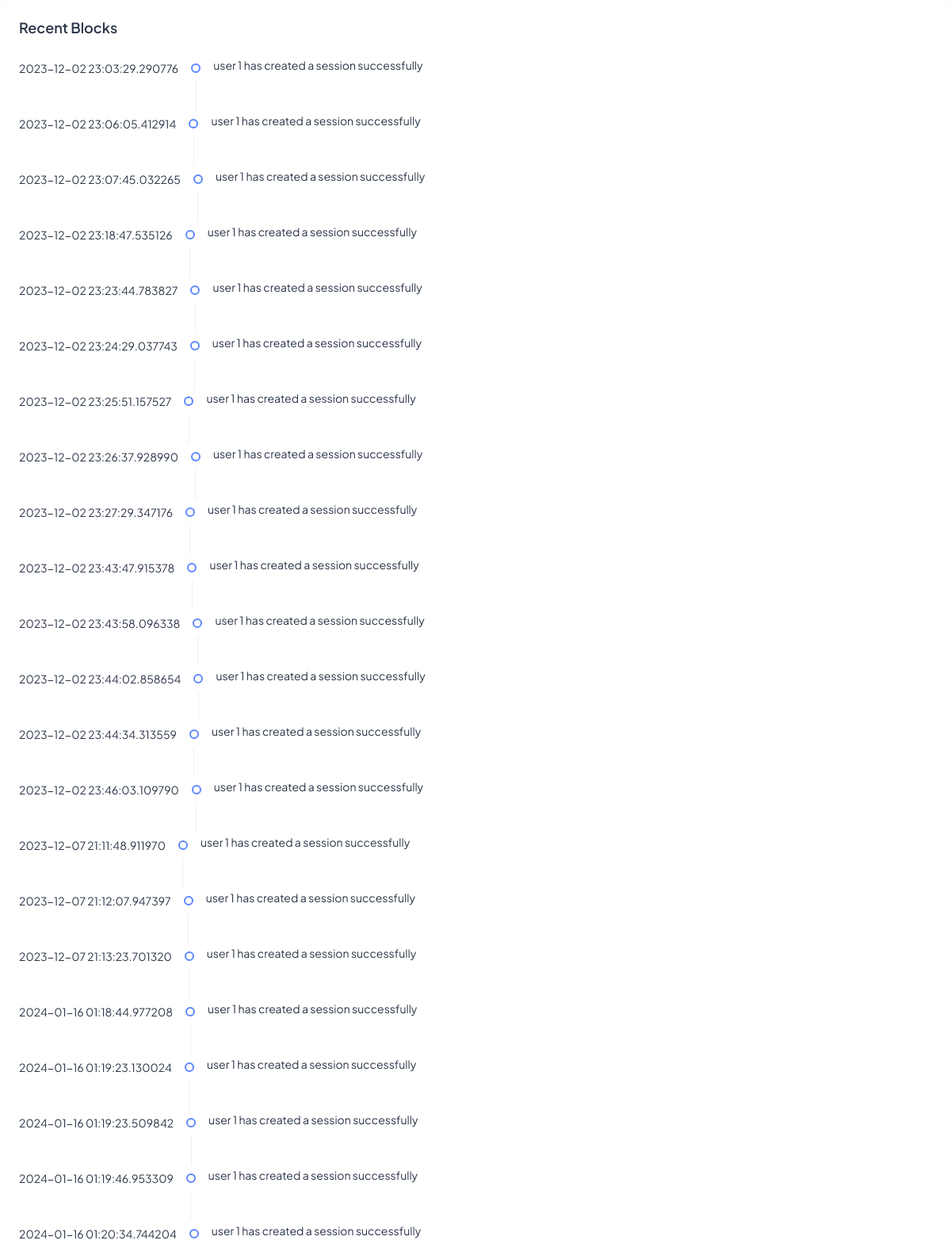
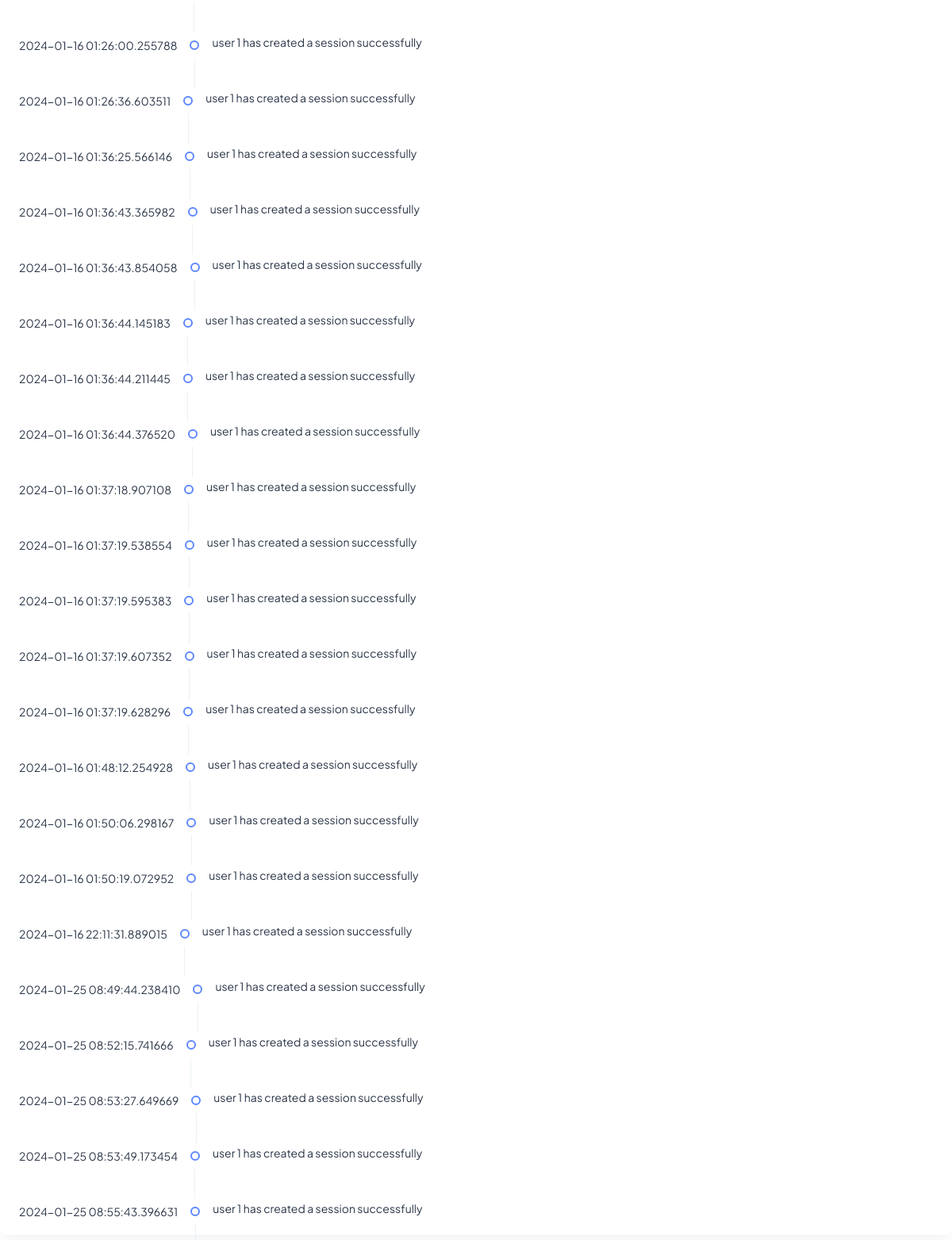
Page /admin/alerts (signed in) on the committed database (2 pictures, top to bottom).
### models.py (models this page shows)
class Alerts(db.Model):
    id = db.Column(db.Integer, primary_key=True)
    user_id = db.Column(db.Integer,nullable  =False)
    message = db.Column(db.String(255),nullable=False)
    time = db.Column(db.DateTime, nullable=False)

### views.py (the view)
@app.route('/admin/alerts', methods=["GET"])
@login_required
def alerts():
    is_admin()
    alerts = Alerts.query.filter().all()
    context = [{"time":alert.time,"message":Alerts.query.filter_by(user_id=alert.user_id).first().message} for alert in alerts]
    return render_template("admin/alerts.html",context=context)

### main.py (called while the page is built)
@app.before_request
def create_tables():
    db.create_all()

@login_manager.user_loader
def load_user(user_id):
    return models.User.query.get(int(user_id))

### views.py (called while the page is built)
def is_admin():
    if current_user.is_admin == True:
        return True
    else:
        return redirect(url_for("admin_page.admin_login"))

### templates/admin/alerts.html (shortened to what this page needs)
{% extends 'base.html' %}
{% block content %}
      <div class="card w-100">
        <div class="card-body p-4">
          <div class="mb-4">
            <h5 class="card-title fw-semibold">Recent Blocks</h5>
          </div>
          <ul class="timeline-widget mb-0 position-relative mb-n5">
            {% for alert in context %}
            <li class="timeline-item d-flex position-relative overflow-hidden">
              <div class="timeline-time text-dark flex-shrink-0 text-end">{{ alert.time }}</div>
              <div class="timeline-badge-wrap d-flex flex-column align-items-center">
                <span class="timeline-badge border-2 border border-primary flex-shrink-0 my-8"></span>
              </div>
              <div class="timeline-desc fs-3 text-dark mt-n1">{{ alert.message }}</div>
            </li>
            {% endfor %}
          </ul>
        </div>
      </div>
{% endblock %}

### templates/base.html (shortened to what this page needs)
<!doctype html>
<html lang="en">
<head>
  <link rel="stylesheet" href="/static/src/css/styles.min.css" />
</head>
<body>
    {% block content %}
    {% endblock %}
</body>
</html>

### rows in the picture
Alerts: time "2023-12-02 23:03:29.290776", message "user 1 has created a session successfully", time "2023-12-02 23:06:05.412914", time "2023-12-02 23:07:45.032265", time "2023-12-02 23:18:47.535126", time "2023-12-02 23:23:44.783827", time "2023-12-02 23:24:29.037743", time "2023-12-02 23:25:51.157527", time "2023-12-02 23:26:37.928990", time "2023-12-02 23:27:29.347176", time "2023-12-02 23:43:47.915378", time "2023-12-02 23:43:58.096338", time "2023-12-02 23:44:02.858654", time "2023-12-02 23:44:34.313559", time "2023-12-02 23:46:03.109790", time "2023-12-07 21:11:48.911970", time "2023-12-07 21:12:07.947397", time "2023-12-07 21:13:23.701320", time "2024-01-16 01:18:44.977208", time "2024-01-16 01:19:23.130024", time "2024-01-16 01:19:23.509842", time "2024-01-16 01:19:46.953309", time "2024-01-16 01:20:34.744204", time "2024-01-16 01:26:00.255788", time "2024-01-16 01:26:36.603511", time "2024-01-16 01:36:25.566146", time "2024-01-16 01:36:43.365982", time "2024-01-16 01:36:43.854058", time "2024-01-16 01:36:44.145183", time "2024-01-16 01:36:44.211445", time "2024-01-16 01:36:44.376520", time "2024-01-16 01:37:18.907108", time "2024-01-16 01:37:19.538554", time "2024-01-16 01:37:19.595383", time "2024-01-16 01:37:19.607352", time "2024-01-16 01:37:19.628296", time "2024-01-16 01:48:12.254928", time "2024-01-16 01:50:06.298167", time "2024-01-16 01:50:19.072952", time "2024-01-16 22:11:31.889015", time "2024-01-25 08:49:44.238410", time "2024-01-25 08:52:15.741666", time "2024-01-25 08:53:27.649669", time "2024-01-25 08:53:49.173454", time "2024-01-25 08:55:43.396631"
